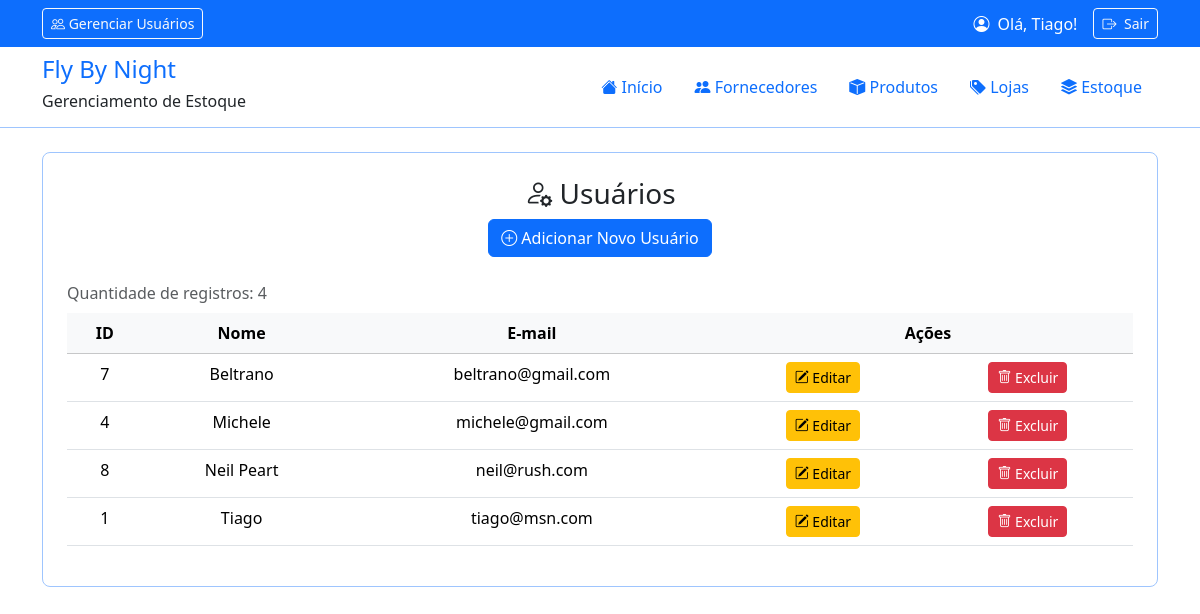
/usuarios/listar.php (signed in), run on the app's committed database.
### tables this page shows
CREATE TABLE `usuarios` (
  `id` int(11) NOT NULL,
  `nome` varchar(100) NOT NULL,
  `email` varchar(100) NOT NULL,
  `senha` varchar(255) NOT NULL
);

### src/usuario_crud.php (called while the page is built, shortened)
<?php
function buscarUsuarios(PDO $conexao): array
{
    $sql = "SELECT id, nome, email FROM usuarios ORDER BY nome";
    $consulta = $conexao->prepare($sql);
    $consulta->execute();
    return $consulta->fetchAll(PDO::FETCH_ASSOC);
}

### usuarios/listar.php (the view, shortened to what this page needs)
<?php
require_once __DIR__ . "/../config.php";
require_once BASE_PATH . "/src/usuario_crud.php";
$usuarios = [];
try {
    $usuarios = buscarUsuarios($conexao);
} catch (Throwable $e) {
    $erro = "Erro ao buscar usuários. Detalhes: <br>" .$e->getMessage();
}
require_once BASE_PATH . "/includes/cabecalho.php";
?>
<section class="text-center mb-4 border rounded-3 p-4 border-primary-subtle">
    <h3><i class="bi bi-person-gear"></i> Usuários</h3>
    <p>
        <a class="btn btn-primary" href="inserir.php">
            <i class="bi bi-plus-circle"></i> Adicionar Novo Usuário
        </a>
    </p>
    <div class="table-responsive">
        <table class="table table-hover caption-top">
            <caption>Quantidade de registros: <?=count($usuarios)?></caption>
            <thead class="align-middle table-light">
                <tr>
                    <th>ID</th>
                    <th>Nome</th>
                    <th>E-mail</th>
                    <th colspan="2">Ações</th>
                </tr>
            </thead>
            <tbody>
<?php foreach($usuarios as $usuario): ?>
                <tr>
                    <td> <?=$usuario['id']?> </td>
                    <td> <?=$usuario['nome']?> </td>
                    <td> <?=$usuario['email']?> </td>
                    <td><a href="editar.php?id=<?=$usuario['id']?>"
                    class="btn btn-warning btn-sm"><i class="bi bi-pencil-square"></i> Editar</a></td>
                    <td><a href="excluir.php?id=<?=$usuario['id']?>" class="btn btn-danger btn-sm"><i class="bi bi-trash"></i> Excluir</a></td>
                </tr>
<?php endforeach; ?>
            </tbody>
        </table>
    </div>
</section>
<?php require_once BASE_PATH . "/includes/rodape.php"; ?>

### data on the page
usuarios: id "7", nome "Beltrano", email "beltrano@gmail.com"
usuarios: id "4", nome "Michele", email "michele@gmail.com"
usuarios: id "8", nome "Neil Peart", email "neil@rush.com"
usuarios: id "1", nome "Tiago", email "tiago@msn.com"

### other printed values
$_SESSION['nome'] "Tiago"
count($usuarios) "4"
